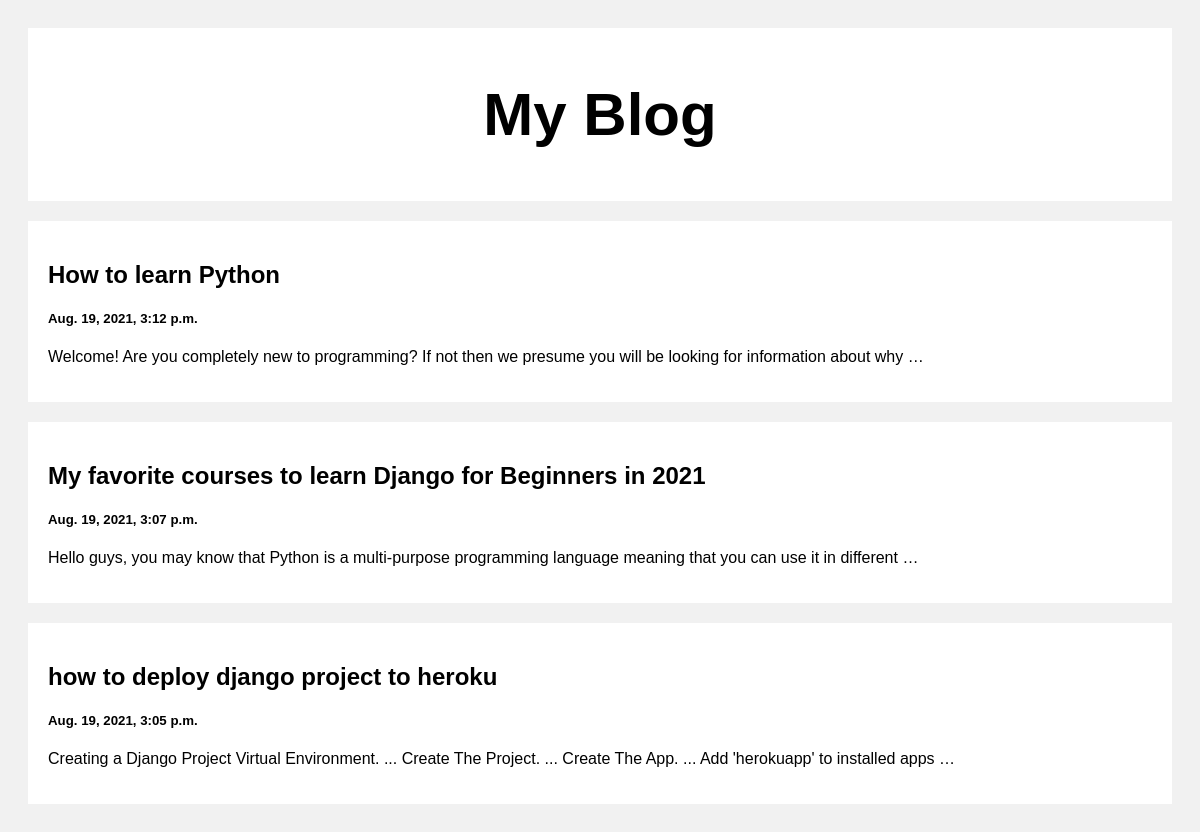
The page / on the database its author committed.
### posts/models.py (models this page shows)
class Post(models.Model):
    title = models.CharField(max_length=100)
    body = models.CharField(max_length=100000)
    created_at = models.DateTimeField(default=datetime.now, blank=True)

### posts/views.py (the view)
# urls.py: path('', views.index, name='index'),
def index(request):
    posts = Post.objects.all()
    return render(request, 'index.html', {'posts': posts})

### templates/index.html (shortened to what this page needs)
<!DOCTYPE html>
<html>
<head>
</head>
<body>
<div class="header">
  <h2>My Blog</h2>
</div>
<div class="row">
  <div class="leftcolumn">
    {% for post in posts reversed %}
    <div class="card">
      <a style="text-decoration: none; color: black;" href="/post/{{post.id}}">
        <h2>{{post.title}}</h2>
        <h5>{{post.created_at}}</h5>
        <p>{{post.body|truncatewords:20}}</p>
      </a>
    </div>
    {% endfor %}
  </div>
</div>
</body>
</html>

### templates/index.html (style rules this page uses)
* { box-sizing: border-box; }
body { font-family: Arial; padding: 20px; background: #f1f1f1; }
.header { padding: 2px; font-size: 40px; text-align: center; background: white; }
.leftcolumn { float: left; width: 100%; }
.card { background-color: white; padding: 20px; margin-top: 20px; }
.row:after { content: ""; display: table; clear: both; }

### rows shown on the page
Post: title "How to learn Python", created_at "Aug. 19, 2021, 3:12 p.m.", body "Welcome! Are you completely new to programming? If not then we presume you will be looking for information about why …"
Post: title "My favorite courses to learn Django for Beginners in 2021", created_at "Aug. 19, 2021, 3:07 p.m.", body "Hello guys, you may know that Python is a multi-purpose programming language meaning that you can use it in different …"
Post: title "how to deploy django project to heroku", created_at "Aug. 19, 2021, 3:05 p.m.", body "Creating a Django Project Virtual Environment. ... Create The Project. ... Create The App. ... Add 'herokuapp' to installed apps …"
